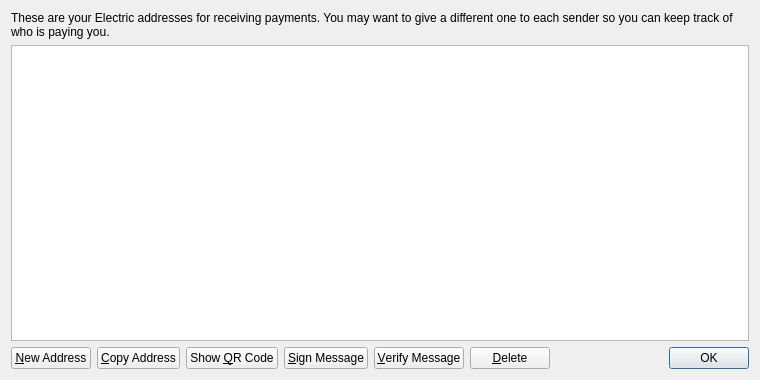
<?xml version="1.0" encoding="UTF-8"?>
<ui version="4.0">
 <class>AddressBookPage</class>
 <widget class="QWidget" name="AddressBookPage">
  <property name="geometry">
   <rect>
    <x>0</x>
    <y>0</y>
    <width>760</width>
    <height>380</height>
   </rect>
  </property>
  <property name="windowTitle">
   <string>Address Book</string>
  </property>
  <layout class="QVBoxLayout" name="verticalLayout">
   <item>
    <widget class="QLabel" name="labelExplanation">
     <property name="text">
      <string>These are your Electric addresses for receiving payments. You may want to give a different one to each sender so you can keep track of who is paying you.</string>
     </property>
     <property name="textFormat">
      <enum>Qt::PlainText</enum>
     </property>
     <property name="wordWrap">
      <bool>true</bool>
     </property>
    </widget>
   </item>
   <item>
    <widget class="QTableView" name="tableView">
     <property name="contextMenuPolicy">
      <enum>Qt::CustomContextMenu</enum>
     </property>
     <property name="toolTip">
      <string>Double-click to edit address or label</string>
     </property>
     <property name="tabKeyNavigation">
      <bool>false</bool>
     </property>
     <property name="alternatingRowColors">
      <bool>true</bool>
     </property>
     <property name="selectionMode">
      <enum>QAbstractItemView::SingleSelection</enum>
     </property>
     <property name="selectionBehavior">
      <enum>QAbstractItemView::SelectRows</enum>
     </property>
     <property name="sortingEnabled">
      <bool>true</bool>
     </property>
     <attribute name="verticalHeaderVisible">
      <bool>false</bool>
     </attribute>
    </widget>
   </item>
   <item>
    <layout class="QHBoxLayout" name="horizontalLayout">
     <item>
      <widget class="QPushButton" name="newAddressButton">
       <property name="toolTip">
        <string>Create a new address</string>
       </property>
       <property name="text">
        <string>&amp;New Address</string>
       </property>
       <property name="icon">
        <iconset resource="../bitcoin.qrc">
         <normaloff>:/icons/add</normaloff>:/icons/add</iconset>
       </property>
      </widget>
     </item>
     <item>
      <widget class="QPushButton" name="copyToClipboard">
       <property name="toolTip">
        <string>Copy the currently selected address to the system clipboard</string>
       </property>
       <property name="text">
        <string>&amp;Copy Address</string>
       </property>
       <property name="icon">
        <iconset resource="../bitcoin.qrc">
         <normaloff>:/icons/editcopy</normaloff>:/icons/editcopy</iconset>
       </property>
      </widget>
     </item>
     <item>
      <widget class="QPushButton" name="showQRCode">
       <property name="text">
        <string>Show &amp;QR Code</string>
       </property>
       <property name="icon">
        <iconset resource="../bitcoin.qrc">
         <normaloff>:/icons/qrcode</normaloff>:/icons/qrcode</iconset>
       </property>
      </widget>
     </item>
     <item>
      <widget class="QPushButton" name="signMessage">
       <property name="toolTip">
        <string>Sign a message to prove you own a Electric address</string>
       </property>
       <property name="text">
        <string>&amp;Sign Message</string>
       </property>
       <property name="icon">
        <iconset resource="../bitcoin.qrc">
         <normaloff>:/icons/edit</normaloff>:/icons/edit</iconset>
       </property>
      </widget>
     </item>
     <item>
      <widget class="QPushButton" name="verifyMessage">
       <property name="toolTip">
        <string>Verify a message to ensure it was signed with a specified Electric address</string>
       </property>
       <property name="text">
        <string>&amp;Verify Message</string>
       </property>
       <property name="icon">
        <iconset resource="../bitcoin.qrc">
         <normaloff>:/icons/transaction_0</normaloff>:/icons/transaction_0</iconset>
       </property>
      </widget>
     </item>
     <item>
      <widget class="QPushButton" name="deleteButton">
       <property name="toolTip">
        <string>Delete the currently selected address from the list. Only sending addresses can be deleted.</string>
       </property>
       <property name="text">
        <string>&amp;Delete</string>
       </property>
       <property name="icon">
        <iconset resource="../bitcoin.qrc">
         <normaloff>:/icons/remove</normaloff>:/icons/remove</iconset>
       </property>
      </widget>
     </item>
     <item>
      <spacer name="horizontalSpacer">
       <property name="orientation">
        <enum>Qt::Horizontal</enum>
       </property>
       <property name="sizeHint" stdset="0">
        <size>
         <width>40</width>
         <height>20</height>
        </size>
       </property>
      </spacer>
     </item>
     <item>
      <widget class="QDialogButtonBox" name="buttonBox">
       <property name="sizePolicy">
        <sizepolicy hsizetype="Maximum" vsizetype="Fixed">
         <horstretch>0</horstretch>
         <verstretch>0</verstretch>
        </sizepolicy>
       </property>
       <property name="standardButtons">
        <set>QDialogButtonBox::Ok</set>
       </property>
      </widget>
     </item>
    </layout>
   </item>
  </layout>
 </widget>
 <resources>
  <include location="../bitcoin.qrc"/>
 </resources>
 <connections/>
</ui>
